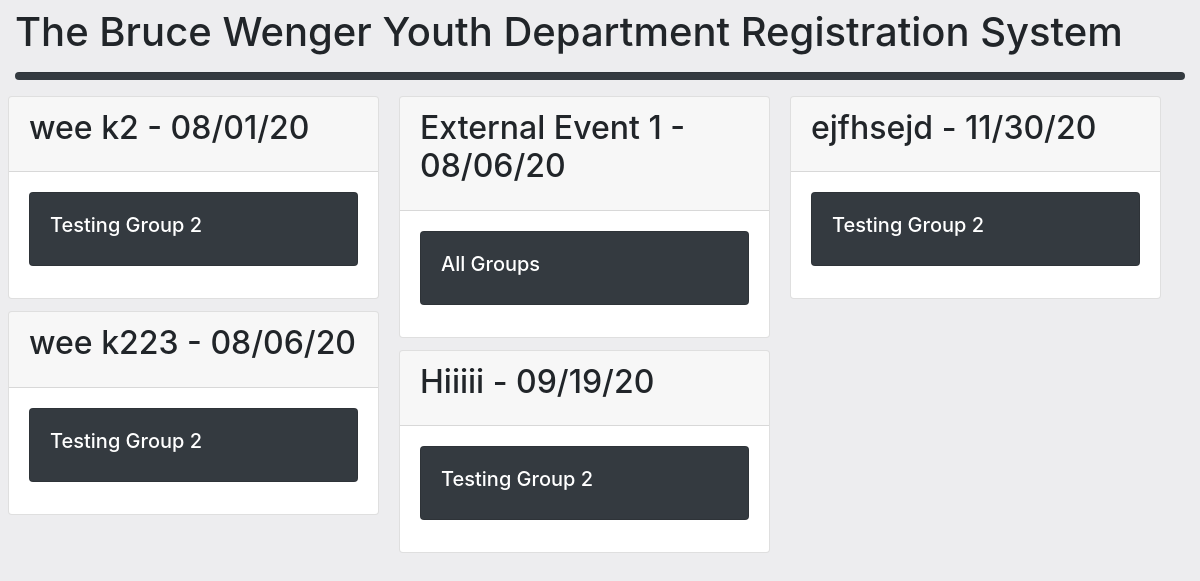
Before: / with the older database file.
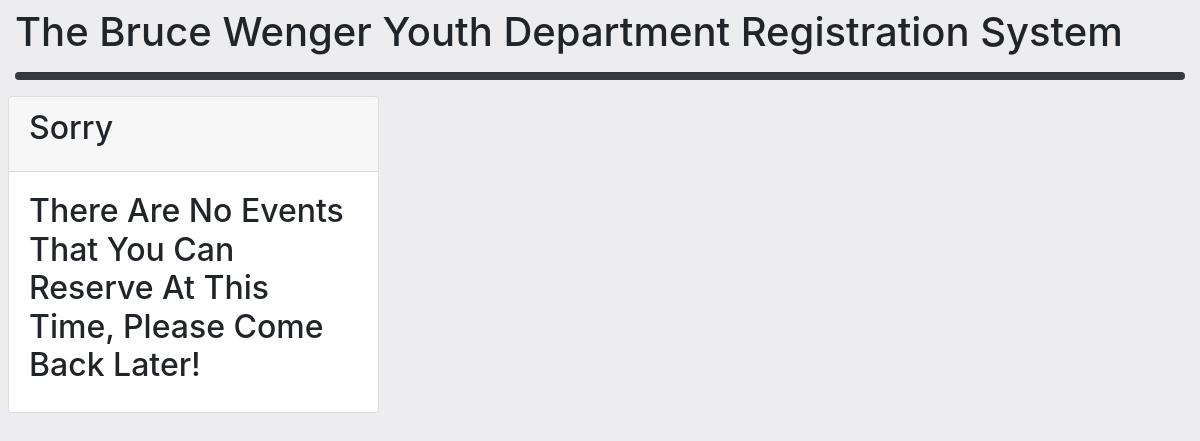
After: the same page with the newer database file.
### app.py (models this page shows)
class Week(db.Model):
    id = db.Column(db.Integer, primary_key=True)
    date = db.Column(db.DateTime, nullable=False)
    active = db.Column(db.Integer, nullable=False)
    name = db.Column(db.String(100), nullable=False)

class Groups(db.Model):
    id = db.Column(db.Integer, primary_key=True)
    name = db.Column(db.String(100), nullable=False)
    total = db.Column(db.Integer, nullable=False)

### app.py (the view)
@app.route("/")
def index_route():
    update_old_weeks()
    l_data = []
    cur_weeks = Week.query.filter_by(active=2).all()
    for week in cur_weeks:
        print(f"WEEK: {week}")
        grps = ActiveGroups.query.filter_by(week_id=week.id).all()
        w_data = []
        for grp in grps:
            print(f"GROUPS: {grp}")
            gdata = Groups.query.filter_by(id=grp.group_id).first()
            dis = "dark"
            lnk = f"/register/{week.id}/{grp.group_id}"
            if grp.total == grp.filled:
                dis = "danger"
                lnk = "#"
            if grp.url:
                lnk = grp.url
            w_data.append([gdata.name, dis, lnk])
        l_data.append([week.date.strftime("%m/%d/%y"), w_data, week.name])
    return render_template("home.html", l_data=l_data)

### app.py (called while the page is built)
def update_old_weeks():
    weeks = Week.query.filter(or_(Week.active == 1, Week.active == 2)).all()
    for week in weeks:
        if week.date.date() < datetime.datetime.now().date():
            week.active = 0
    db.session.commit()
    return "done"

### templates/home.html (shortened to what this page needs)
<!doctype html>
<html lang="en" >
  <head>
    <link rel="stylesheet" href="https://maxcdn.bootstrapcdn.com/bootstrap/4.0.0-beta.2/css/bootstrap.min.css">
  </head>
  <body style="overflow-x: hidden">
      <div class="container-fluid mt-2">
          <h1>The Bruce Wenger Youth Department Registration System</h1>
          <hr class="bg-dark rounded" style="height: 7px;">
          <div class="row mr-2">
              <div class="card-columns pl-2 pr-2 mr-2" style="width: 100%;">
                  {% for week in l_data %}
                  <div class="card">
                      <div class="card-header">
                        <h2 class="card-title">{{week[2]}} - {{week[0]}}</h2>
                      </div>
                    <div class="card-body">
                            {% for group in week[1] %}
                        <a href="{{group[2]}}"><div class="card bg-{{group[1]}} text-white">
                            <div class="card-body">
                              <h5>{{group[0]}}</h5>
                            </div>
                          </div></a>
                            {% endfor %}
                    </div>
                  </div>
                  {% endfor %}
                  {% if not l_data %}
                  <div class="card">
                      <div class="card-header">
                        <h2 class="card-title">Sorry</h2>
                      </div>
                    <div class="card-body">
                        <h2>There Are No Events That You Can Reserve At This Time, Please Come Back Later!</h2>
                    </div>
                  </div>
                  {% endif %}
                </div>
          </div>
      </div>
  </body>
</html>

### templates/home.html (style rules this page uses)
.card, .btn, .form-control { border-radius: 10; }
body { background-color: #EDEDEF; }

Changed rows visible on the page:
no longer on this page (row edited): Week: name "wee k2", week "08/01/20"
no longer on this page (row unchanged): Groups: name "Testing Group 2"
no longer on this page (row edited): Week: name "wee k223", week "08/06/20"
no longer on this page (row edited): Week: name "External Event 1", week "08/06/20"
no longer on this page (row unchanged): Groups: name "All Groups"
no longer on this page (row edited): Week: name "Hiiiii", week "09/19/20"
no longer on this page (row edited): Week: name "ejfhsejd", week "11/30/20"
Other visible differences:
text now shown: "Sorry There Are No Events That You Can Reserve At This Time, Please Come Back Later!"
